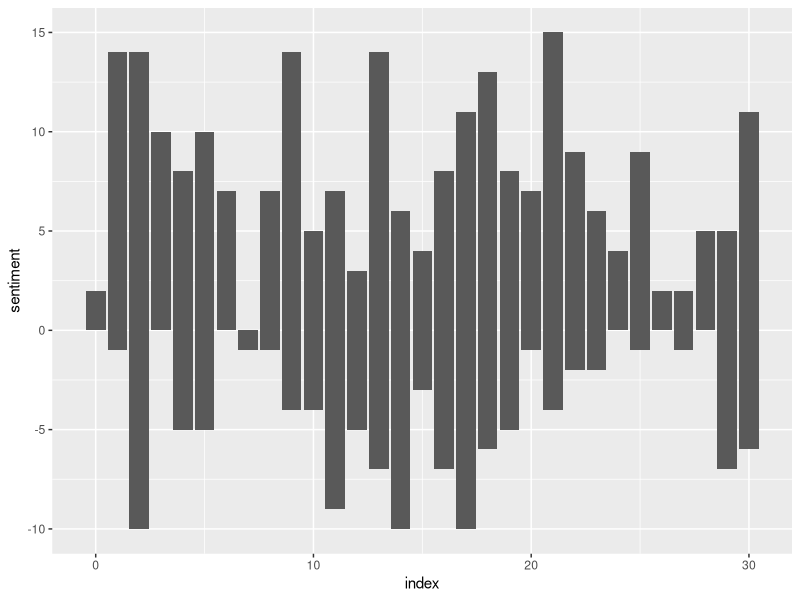
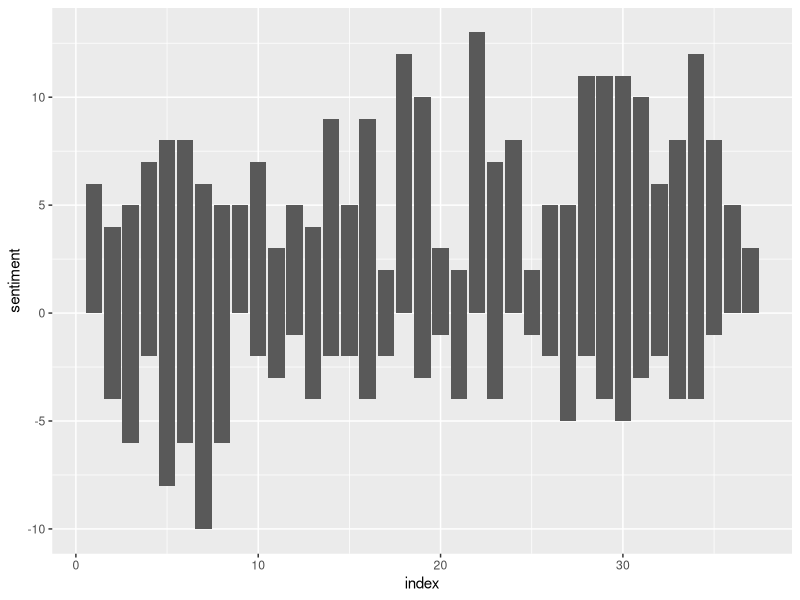
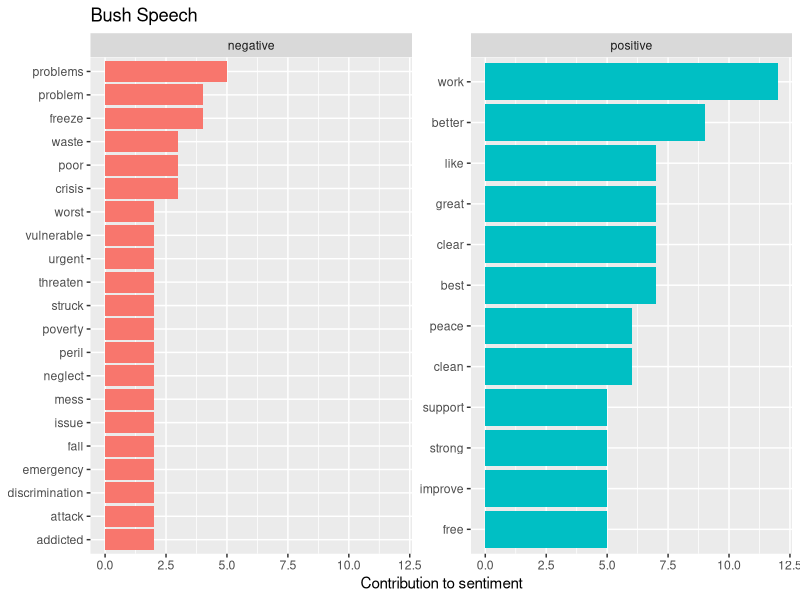
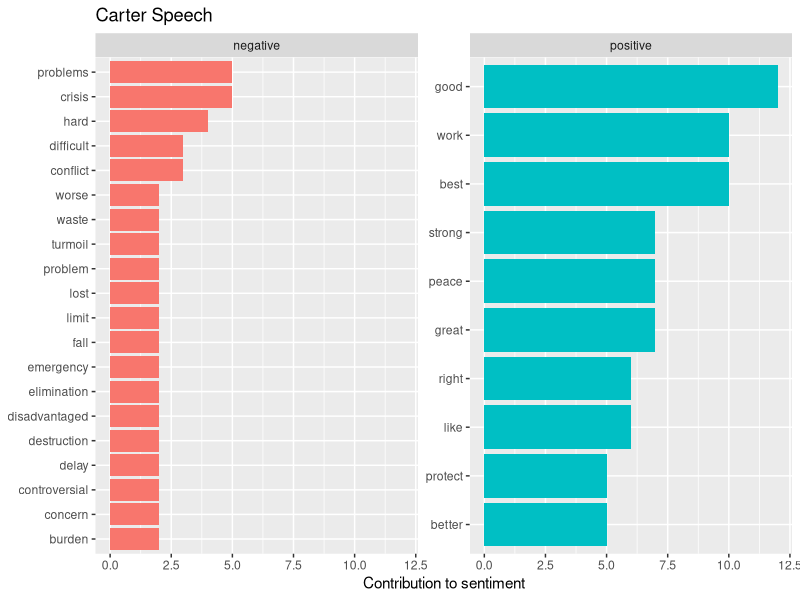

These charts were generated, in order, by the following R code:
library(tidyr)
library(dplyr)
library(tidytext)
library(ggplot2)

# load data and convert to tibble
bush <- read.delim("./h_data/bush41 first state of the union.txt", header=FALSE)
carter <- read.delim("./h_data/carter first state of the union.txt", header = FALSE)

tidy_bush <- data_frame(paragraph = 1:61, text = as.character(bush$V1)) %>% 
  unnest_tokens(word, text)

tidy_carter <- data_frame(paragraph = 1:112, text= as.character(carter$V1)) %>% 
  unnest_tokens(word, text)

# bush speeches
bush_sentiment <- tidy_bush %>% 
  inner_join(get_sentiments("bing")) %>% 
  count(word, sentiment, index = paragraph %/% 2) %>% 
  spread(sentiment, n, fill = 0) %>% 
  mutate(sentiment = positive-negative)

ggplot(bush_sentiment, aes(index, sentiment)) +
  geom_col(show.legend = FALSE)  # positive/negative sentiments in bush's speech


# carter speeches
carter_sentiment <- tidy_carter %>% 
  inner_join(get_sentiments("bing")) %>% 
  count(word, sentiment, index = paragraph %/% 3) %>% 
  spread(sentiment, n, fill = 0) %>% 
  mutate(sentiment = positive-negative)

ggplot(carter_sentiment, aes(index, sentiment)) +
  geom_col(show.legend = FALSE) # positive/negative sentiments in carter's speech


bush_word_counts <- tidy_bush %>% 
  inner_join(get_sentiments("bing")) %>% 
  count(word, sentiment, sort = TRUE)

bush_word_counts %>% 
  group_by(sentiment) %>% 
  top_n(10) %>% 
  ungroup() %>% 
  mutate(word = reorder(word, n)) %>%
  ggplot(aes(word, n, fill = sentiment)) +
  geom_col(show.legend = FALSE) +
  facet_wrap(~sentiment, scales = "free_y") +
  labs(y = "Contribution to sentiment",
       x = NULL) +
  ggtitle("Bush Speech") +
  coord_flip()

carter_word_counts <- tidy_carter %>% 
  inner_join(get_sentiments("bing")) %>% 
  count(word, sentiment, sort = TRUE)

carter_word_counts %>% 
  group_by(sentiment) %>% 
  top_n(10) %>% 
  ungroup() %>% 
  mutate(word = reorder(word, n)) %>% 
  ggplot(aes(word, n, fill = sentiment)) +
  geom_col(show.legend = FALSE) +
  facet_wrap(~sentiment, scales = "free_y") +
  labs(y = "Contribution to sentiment",
       x = NULL) +
  ggtitle("Carter Speech") +
  coord_flip()
